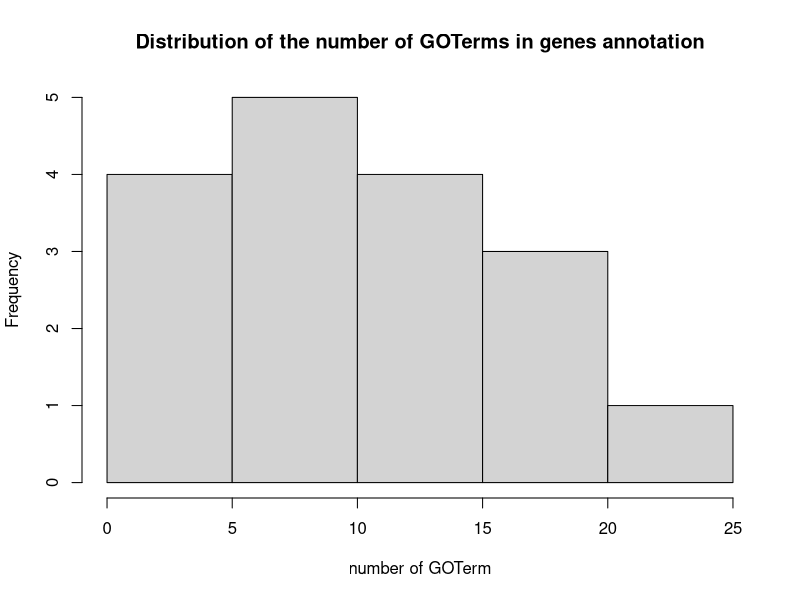
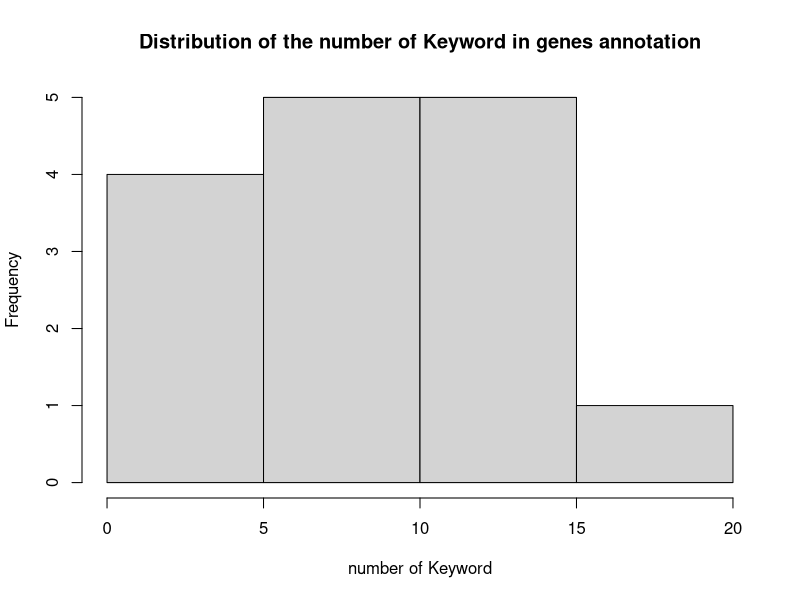
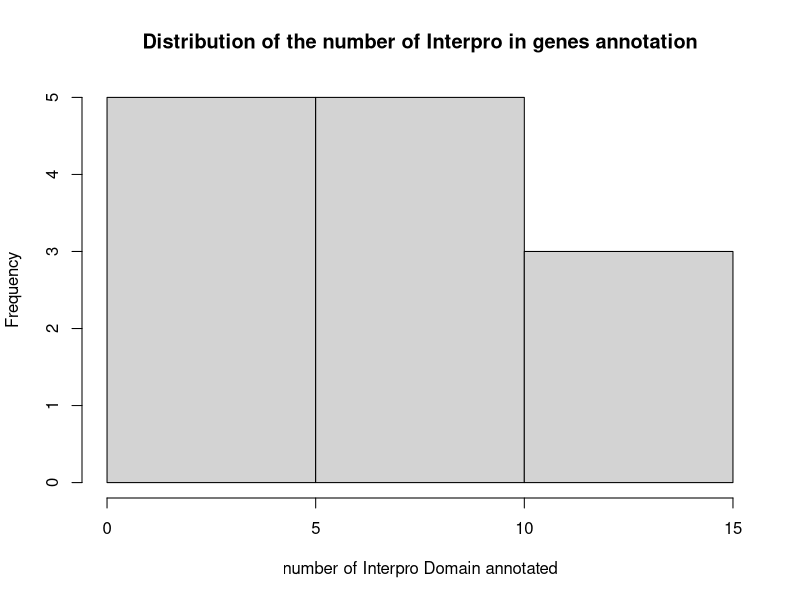
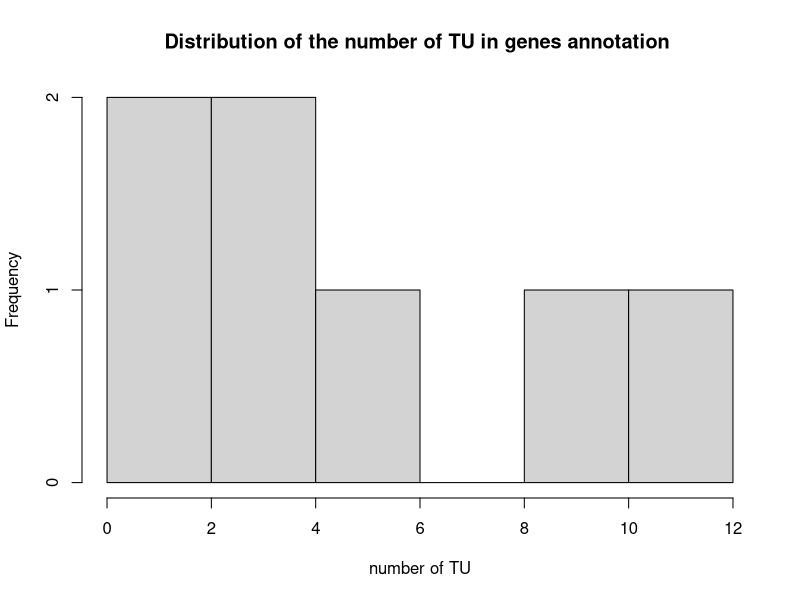
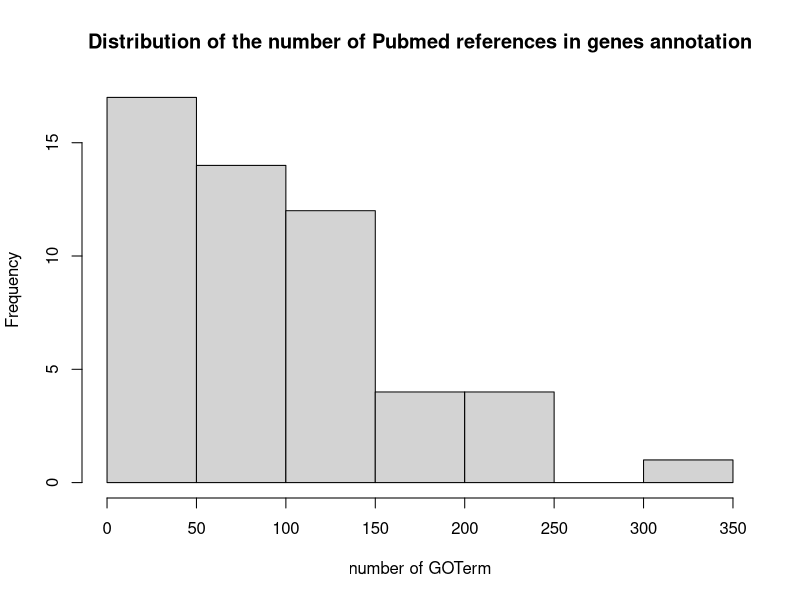

The R source for these figures, in order:
## ---- chunk 1
setwd('/home/victoriafathi/Bureau/M2/m2idh/Part_2/') #to modify
library("tidyverse")
## ---- chunk 2
benchmark_set = read_tsv('benchmark_data//uniprot-helicaseorganism__EscherichiacolistrainK12ECOLI--.tab')
benchmark_set_filter = read.table('benchmark_data/bnumber_bm.txt', sep = "" , header = F)
benchmark_set_filter = unlist(benchmark_set_filter, use.names = FALSE)
GO = read_tsv('benchmark_data/GO_bm.tsv')
Interpro = read_tsv('benchmark_data/interpro_bm.tsv')
Keyword = read_tsv('benchmark_data/keyword_bm.tsv')
Pathway = read_tsv('benchmark_data/Pathway_bm.tsv')
TU = read_tsv('benchmark_data/TU_bm.tsv')
Pubmed = read_tsv('benchmark_data/Pubmed_bm.tsv')
## ---- chunk 3
length(benchmark_set$Entry)-length(benchmark_set_filter)
## ---- chunk 4
genes_without_GO = sum(is.na(GO$GO))
genes_without_Pubmed = sum(is.na(Pubmed$PMID))
genes_without_Interpro = sum(is.na(Interpro$interpro))
genes_without_Keyword = sum(is.na(Keyword$keyword))
genes_without_TU = sum(is.na(TU$Site))
genes_without_Pathway = sum(is.na(Pathway$Pathways))
## ---- chunk 5
data.frame(GOTerms = genes_without_GO, Pubmed_Ref = genes_without_Pubmed, Interpro_domains = genes_without_Interpro, Keyword_annotation = genes_without_Keyword, TU_annotations = genes_without_TU, Pathway_annotation =  genes_without_Pathway )
## ---- chunk 6
GO_count_genes  = GO %>% group_by(bnumber) %>% count('GO', name = 'GO_count') %>% select(bnumber, GO_count) %>% arrange(GO_count) %>% group_by(GO_count) %>% count('bnumber', name = 'bnumber_count') %>% select (GO_count, bnumber_count)
hist(GO_count_genes$GO_count, xlab = 'number of GOTerm', main= "Distribution of the number of GOTerms in genes annotation")
summary(GO_count_genes$GO_count)
## ---- chunk 7
Keyword_count_genes  = Keyword %>% group_by(bnumber) %>% count('keyword', name = 'Keyword_count') %>% select(bnumber, Keyword_count) %>% arrange(Keyword_count) %>% group_by(Keyword_count) %>% count('bnumber', name = 'bnumber_count') %>% select (Keyword_count, bnumber_count)

hist(Keyword_count_genes$Keyword_count, xlab = 'number of Keyword', main = 'Distribution of the number of Keyword in genes annotation')
summary(Keyword_count_genes$Keyword_count)
## ---- chunk 8
Interpro_count_genes  = Interpro %>% group_by(bnumber) %>% count('interpro', name = 'Interpro_count') %>% select(bnumber, Interpro_count) %>% arrange(Interpro_count) %>% group_by(Interpro_count) %>% count('bnumber', name = 'bnumber_count') %>% select (Interpro_count, bnumber_count)


hist(Interpro_count_genes$Interpro_count, xlab = 'number of Interpro Domain annotated', main="Distribution of the number of Interpro in genes annotation", breaks=4)
summary(Interpro_count_genes$Interpro_count)
## ---- chunk 9
TU_count_genes  = TU %>% group_by(bnumber) %>% count('Site', name = 'TU_count') %>% select(bnumber, TU_count) %>% arrange(TU_count) %>% group_by(TU_count) %>% count('bnumber', name = 'bnumber_count') %>% select (TU_count, bnumber_count)

hist(TU_count_genes$TU_count, xlab = 'number of TU', main = "Distribution of the number of TU in genes annotation ")
summary(Keyword_count_genes$Keyword_count)
## ---- chunk 10
Pubmed_count_genes  = Pubmed %>% group_by(bnumber) %>% count('PMID', name = 'PMID_count') %>% select(bnumber, PMID_count) %>% arrange(PMID_count) %>% group_by(PMID_count) %>% count('bnumber', name = 'bnumber_count') %>% select (PMID_count, bnumber_count)
hist(Pubmed_count_genes$PMID_count, xlab = 'number of GOTerm', main='Distribution of the number of Pubmed references in genes annotation')
summary(Pubmed_count_genes$PMID_count)
